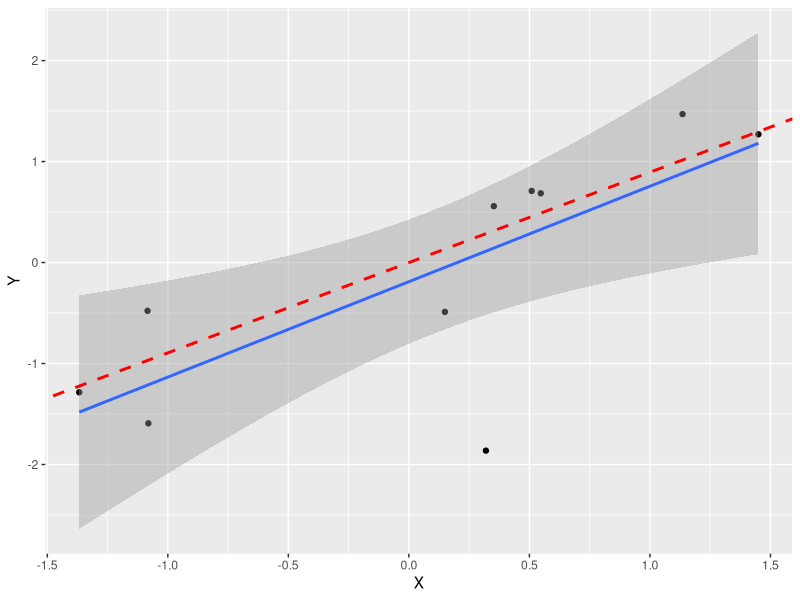
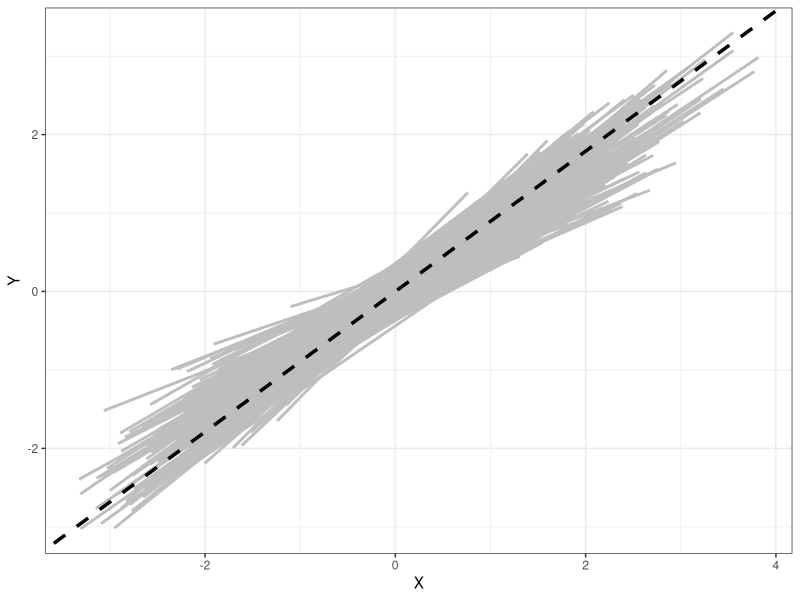
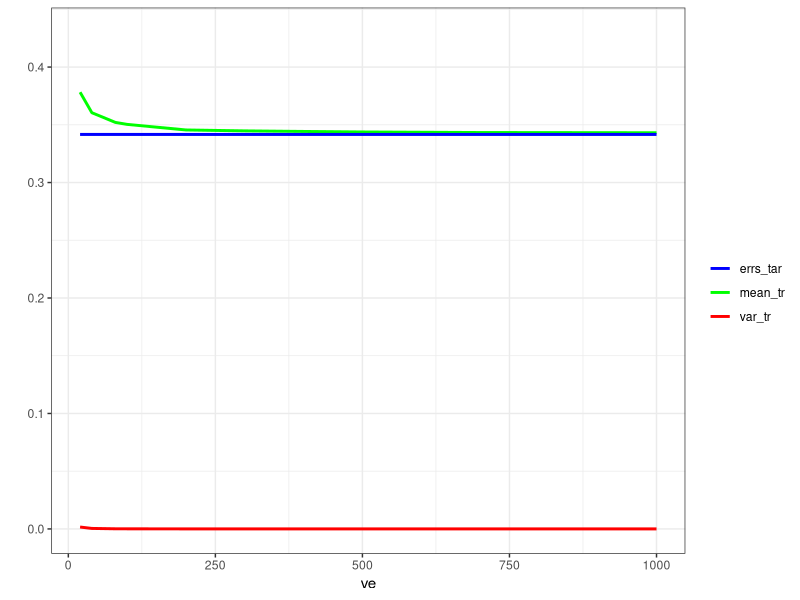

These figures' R source, in order:
## ---- chunk 1
knitr::opts_chunk$set(echo = TRUE)
## ---- chunk 2
library(mvtnorm)
library(tidyverse)
## ---- chunk 3
set.seed(8725)
sigma = matrix(c(1,0.8, 0.8,1),2,2)    # covariance matrix
sim10 <- rmvnorm(n=10, mean = c(0,0),sigma = sigma)
sim10 <- data.frame(X = sim10[,1], Y = sim10[,2])
sim10
## ---- chunk 4
model1 <- lm(Y~X,data = sim10)
summary(model1)
## ---- chunk 5
MSE <- sum(model1$residuals^2)/10
MSE
## ---- chunk 6
p1 <- ggplot(data = sim10,aes(x = X, y = Y))+
  geom_point()+
  stat_smooth(method = lm)+
  geom_abline(intercept = 0, slope = sqrt(0.8), color="red",
              linetype="dashed", size=1)
p1
## ---- chunk 7
set.seed(8725)
sigma = matrix(c(1,0.8, 0.8,1),2,2)
sim1000 <- rmvnorm(n=1000, mean = c(0,0),sigma = sigma)
sim1000 <- data.frame(X = sim1000[,1], Y = sim1000[,2])
sim1000
## ---- chunk 8
model2 <- lm(Y~X,data = sim1000)
summary(model2)

pred <- predict(model1, newdata = sim1000)

test <- data.frame(actual=sim1000$Y, pred = pred)
test$error <- with(test, pred-actual)


errtr <- with(test, mean(error^2))
errtr

## ---- chunk 9
errstar <- sum(model2$residuals^2)/1000
errstar
## ---- chunk 10
simfunct <- function(v){
  sigma = matrix(c(1,0.8, 0.8,1),2,2)
  sim <- rmvnorm(n=v, mean = c(0,0),sigma = sigma)
  sim <- data.frame(X = sim[,1], Y = sim[,2])
  return(sim)
} 
p2 <- ggplot()+
  theme_bw()

Vect_MSE <- NULL
Err <- NULL
for (i in 1:500) {
w <-   simfunct(20)
mod1 <- lm(Y~X,data = w)
MSE1 <- sum(mod1$residuals^2)/10
Vect_MSE <- c(Vect_MSE, MSE1)
p2 <- p2+stat_smooth(method = lm,se = FALSE,data = w,col ="gray",aes(x=X, y=Y))
 
pred1 <- predict(mod1, newdata = sim1000)

test <- data.frame(actual=sim1000$Y, pred = pred1)
test$error <- with(test, pred1-actual)

errtr <- with(test, mean(error^2))
Err <- c(Err,errtr)
}

p2+geom_abline(intercept = 0, slope = sqrt(0.8), color="black",
                     linetype="dashed", size=1.2)

## ---- chunk 11
Vect_MSE
## ---- chunk 12
meanv <- mean(Err)
meanv 
## ---- chunk 13
varerr <-  sum((Err-meanv)^2)/(499)
varerr
## ---- chunk 14
simulfunct <- function(vect){
  sigma = matrix(c(1,0.8, 0.8,1),2,2)
  sim1000 <- rmvnorm(n=1000, mean = c(0,0),sigma = sigma)
  sim1000 <- data.frame(X = sim1000[,1], Y = sim1000[,2])
  
  vect_errstar <- NULL
  vect_mean <- NULL
  vect_var <- NULL
  for (ntr in vect) {
    model <- lm(Y~X,data = sim1000)
    errstar <- sum(model$residuals^2)/1000
    vect_errstar <- c(vect_errstar,errstar)
    Vect_MSE <- NULL
    Err <- NULL
    meanv <- NULL
    for (i in 1:500) {
      sim <- rmvnorm(n=ntr, mean = c(0,0),sigma = sigma)
      sim <- data.frame(X = sim[,1], Y = sim[,2])
      mod1 <- lm(Y~X,data = sim)
      pred1 <- predict(mod1, newdata = sim1000)
      test <- data.frame(actual=sim1000$Y, pred = pred1)
      test$error <- with(test, pred1-actual)
      errtr <- with(test, mean(error^2))
      Err <- c(Err,errtr)
    }
    meanv <- mean(Err)
    vect_mean <- c(vect_mean, meanv)
    
    
    varerr <-  sum((Err-meanv)^2)/(499)
    vect_var <- c(vect_var, varerr)  
  } 
  dt <- data.frame(errs_tar=vect_errstar, mean_tr= vect_mean, var_tr= vect_var )
  return(dt)
}

ve <- c(20, 40, 80, 100, 200, 300, 400, 500, 700, 1000)

dat <- simulfunct(ve)
dat$ve <- ve
p <- ggplot(data=dat,aes(x = ve))+
  geom_line(aes(y=mean_tr,colour = "mean_tr"),size = 1)+
  geom_line(aes(y=var_tr, colour = "var_tr"), size = 1)+
  geom_line(aes(y = errs_tar, colour = "errs_tar"),size = 1)+
  theme_bw()+
  scale_colour_manual("", 
                      values = c("mean_tr"="green", "var_tr"="red", 
                                 "errs_tar"="blue"))+
  ylim(0,0.43)+
  ylab("")
p
